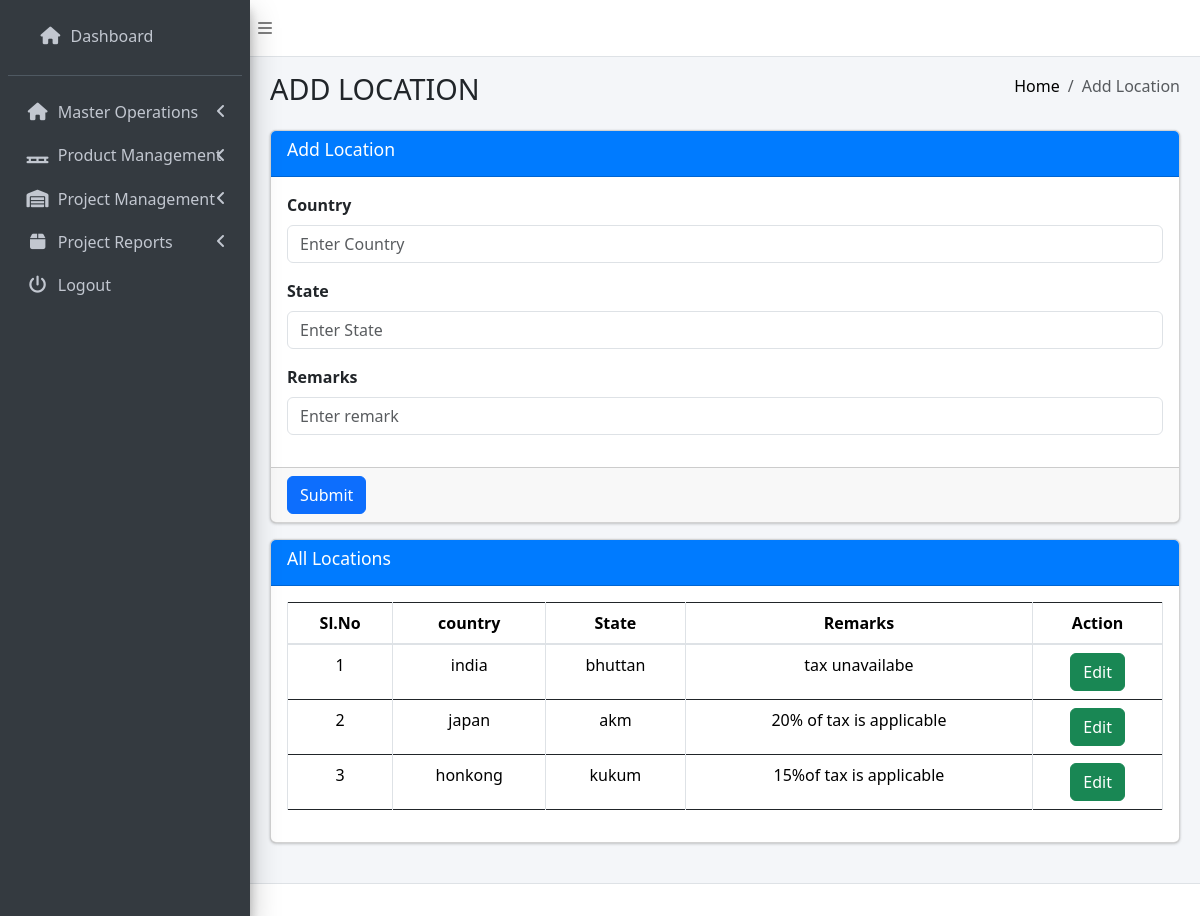
Page /Location/ (signed in) on the committed database.
### Base/models.py (models this page shows, shortened)
class Location(models.Model):
    locationname=models.CharField(max_length=255)
    country=models.CharField(max_length=255)

class LocationTax(models.Model):
    locationid=models.ForeignKey(Location,on_delete=models.CASCADE)
    taxpercentage=models.CharField(max_length=255)

### Base/views.py (the view)
# urls.py: path('Location/', login_required(views.loc), name='location'),
@login_required
def loc(request):
    if request.POST:
        t1=request.POST['t1']
        t2=request.POST['t2']
        t3=request.POST['t3']
        data=Location()
        data.locationname=t2
        data.country=t1
        data.save()
        data1=Location.objects.get(country=t1,locationname=t2)
        data2=LocationTax()
        data2.locationid_id=data1.id
        data2.taxpercentage=t3
        data2.save()
        data4 = Location.objects.all()
        paginator=Paginator(data4,4)
        page_number=request.GET.get('page')
        data4=paginator.get_page(page_number)
        context={'data4':data4 }
        return render(request,'addloc.html',context)
    else:
        data4 = Location.objects.all()
        paginator=Paginator(data4,4)
        page_number=request.GET.get('page')
        data4=paginator.get_page(page_number)
        context={'data4':data4 }
        return render(request, 'addloc.html',context)

### Base/templatetags/permissions_tags.py (called while the page is built)
@register.filter
def is_admin(user):
    return user.is_superuser

### template/addloc.html (shortened to what this page needs)
{% extends 'layout/base.html'%} {% load static %}
{% block content %}
<div class="content-wrapper">
    <section class="content-header">
        <div class="container-fluid">
            <div class="row mb-2">
                <div class="col-sm-6">
                    <h1>ADD LOCATION</h1>
                </div>
                <div class="col-sm-6">
                    <ol class="breadcrumb float-sm-right">
                        <li class="breadcrumb-item"><a class="home" href="{% url 'Dashboard' %}">Home</a></li>
                        <li class="breadcrumb-item active">Add Location</li>
                    </ol>
                </div>
            </div>
        </div>
    </section>
    <section class="content">
        <div class="container-fluid">
            <div class="row">
                <div class="col-md-12">
                    <div class="card card-primary">
                        <div class="card-header">
                            <h3 class="card-title"> Add Location</h3>
                        </div>
                        <form role="form" method="post"  name="form1" onsubmit="return validate()">
                            <div class="card-body">
                                <div class="form-group">
                                    <label for="inloc">Country</label>
                                    <input type="text" class="form-control" id="country" placeholder="Enter Country" name="t1" />
                                </div>
                                <div class="form-group">
                                    <label for="">State</label>
                                    <input type="text" class="form-control" id="state" placeholder="Enter State" name="t2" />
                                </div>
                                <div class="form-group">
                                    <label for="">Remarks</label>
                                    <input type="text" class="form-control" id="remark" placeholder="Enter remark" name="t3"  />
                                </div>
                            </div>
                            <div class="card-footer">
                                <button type="submit" class="btn btn-primary">Submit</button>
                            </div>
                        </form>
                    </div>
                    <section class="content">
                        <div class="container-fluid">
                            <div class="row">
                                <div class="col-md-12" style="padding: 0 !important">
                                    <div class="card">
                                        <div class="card-header" style="background-color: #007bff;">
                                            <h3 class="card-title" style="color: white;">All Locations</h3>
                                        </div>
                                        <div class="card-body">
                                            <div class="table-responsive">
                                                <table class="table table-bordered">
                                                    <thead>
                                                        <tr>
                                                            <th style="text-align: center">Sl.No</th>
                                                            <th style="text-align: center">country</th>
                                                            <th style="text-align: center">State</th>
                                                            <th style="text-align: center">Remarks</th>
                                                            <th style="text-align: center">Action</th>
                                                        </tr>
                                                    </thead>
                                                    <tbody>
                                                        {% for i in data4 %}
                                                            <tr>
                                                            <td style="text-align: center">{{forloop.counter}}</td>
                                                            <td style="text-align: center">{{i.country}}</td>
                                                            <td style="text-align: center">{{i.locationname}}</td>
                                                            <td style="text-align: center">{% for colorss in i.locationtax_set.all %}
                                                                {{colorss.taxpercentage}}
                                                             {% endfor %}</td>
                                                            <td class="btnedit" style="text-align: center">
                                                                <button type="button" class="btn btn-success">
                                                                    <a style='color:white; text-decoration: none;'href="{% url 'editlocation' i.id %}">
                                                                      Edit
                                                                    </a>
                                                                  </button>
                                                            </td>
                                                        </tr>
                                                        {% endfor %}
                                                    </tbody>
                                                </table>
                                            </div>
                                        </div>
                                    </div>
                                </div>
                            </div>
                        </div>
                    </section>
                </div>
                {% endblock content %}

### template/addloc.html (style rules this page uses)
a { text-decoration:none; color: white; }
.home { color:black; }

### rows in the picture
Location: country "india", locationname "bhuttan"
LocationTax: taxpercentage "tax unavailabe"
Location: country "japan", locationname "akm"
LocationTax: taxpercentage "20% of tax is applicable"
Location: country "honkong", locationname "kukum"
LocationTax: taxpercentage "15%of tax is applicable"
